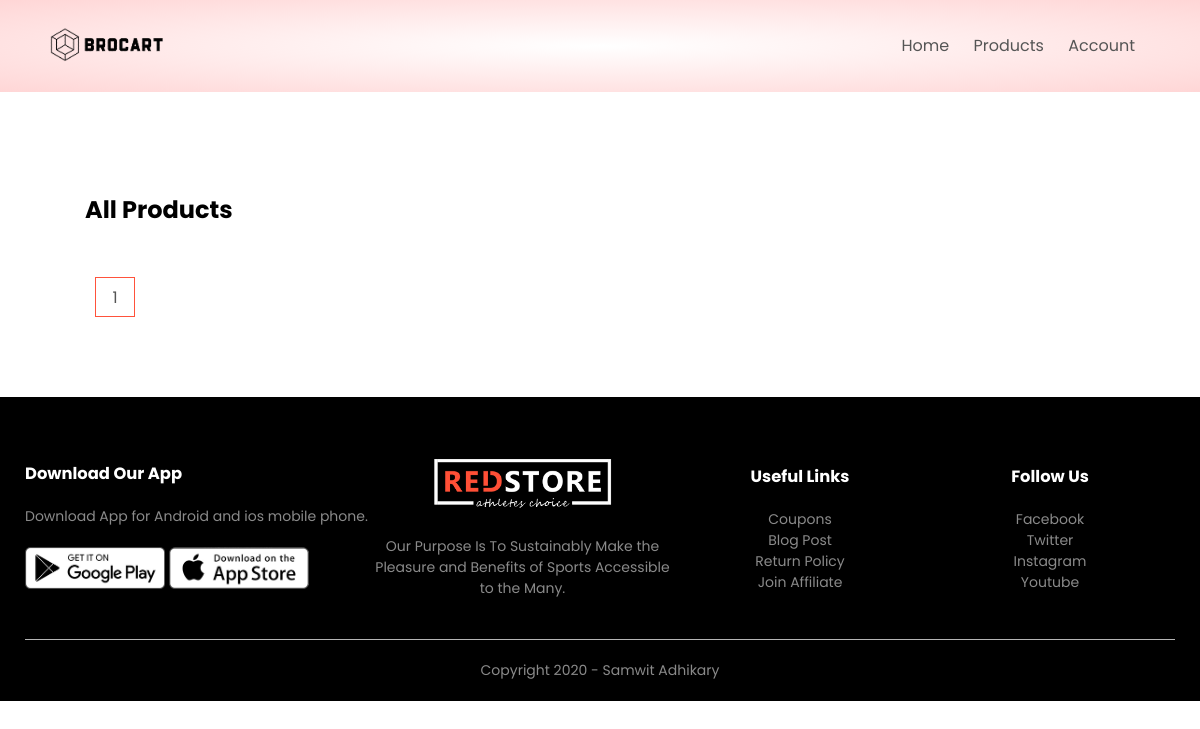
Page /products_list/?page=2 on the earlier database version.
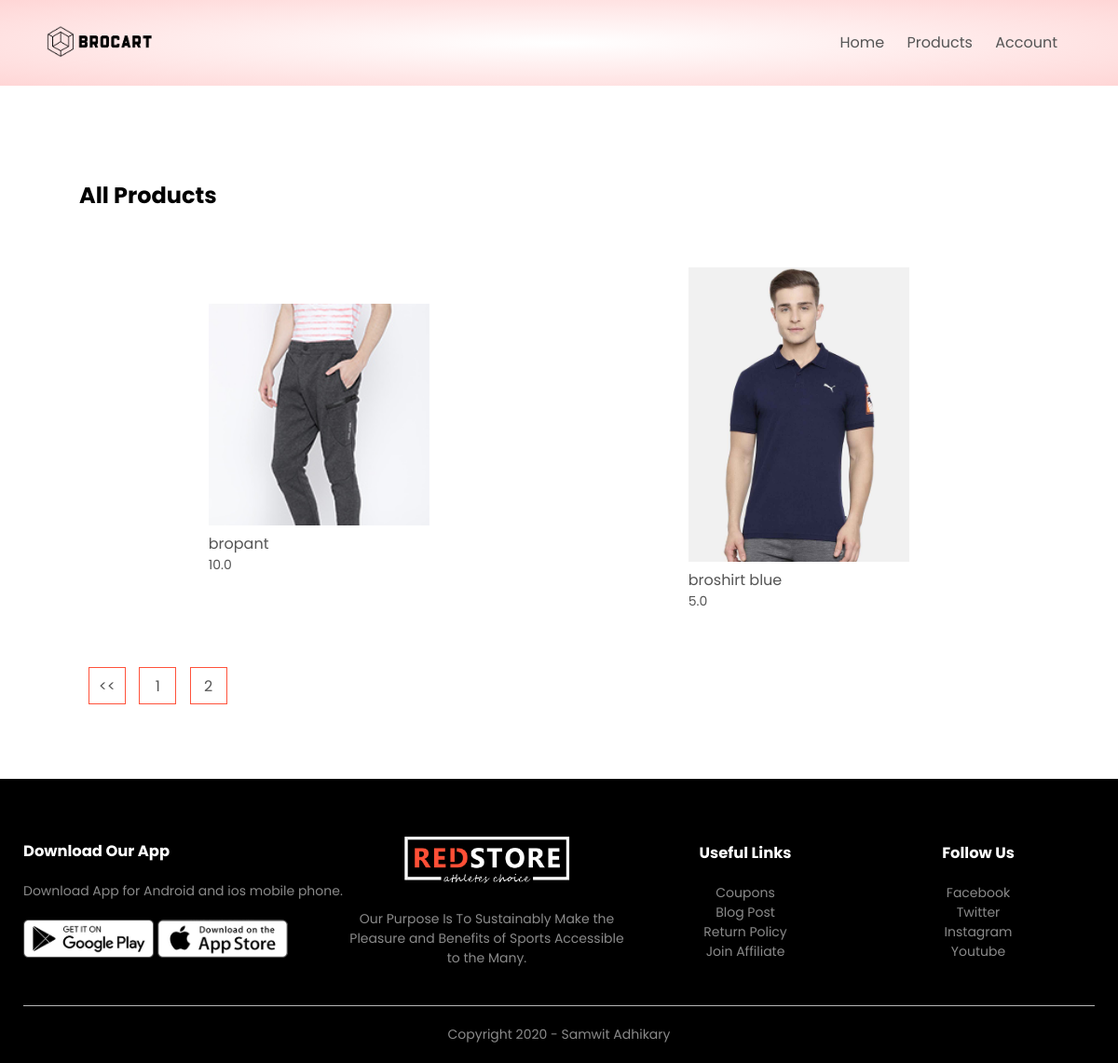
Same page on the later database version.
### products/models.py (models this page shows, shortened)
class Product(models.Model):
    LIVE = 1
    DELETE = 0
    DELETE_CHOICES = (
        (LIVE, 'LIVE'),
        (DELETE, 'DELETE'),
    )
    title = models.CharField(max_length=200)
    price = models.FloatField()
    description = models.TextField()
    image = models.ImageField(upload_to='products/')
    priority = models.IntegerField(default=0)
    delete_status = models.IntegerField(choices=DELETE_CHOICES, default=LIVE)
    created_at = models.DateTimeField(auto_now_add=True)
    updated_at = models.DateTimeField(auto_now=True)

### products/views.py (the view)
# urls.py: path('products_list/', views.list_products, name='products_list'),
def list_products(request):
    page = 1
    if request.GET:
        page = request.GET.get('page', 1)
    product_list = Product.objects.order_by('-priority')
    product_paginator = Paginator(product_list, 4)
    product_list = product_paginator.get_page(page)
    context = {
        'products' : product_list
    }
    return render(request, 'pages/products.html', context)

### products/templatetags/chunks.py (called while the page is built)
@register.filter(name = 'chunks')
def chunks(list_data, chunk_size):
    chunk = []
    i = 0
    for data in list_data:
        chunk.append(data)
        i += 1
        if i == chunk_size:
            yield chunk
            chunk = []
            i = 0
    if chunk:
        yield chunk

### templates/pages/products.html
{% extends 'blank_layout.html' %}
{% block content %}
        {% include 'sections/products/products_list_content.html' %}
{% endblock content %}

### templates/sections/products/products_list_content.html (shortened to what this page needs)
{% load static %}
{% load chunks %}
<div class="small-container">
    <div class="row row-2">
        <h2>All Products</h2>
    </div>
    {% for product_chunks in products|chunks:4 %}
        <div class="row chunk">
            {% for product in product_chunks %}
                <div class="product col-4">
                    <a href="{% url 'product_detail' product.id %}"><img src="{{ product.image.url }}"></a>
                    <h4>{{ product.title }}</h4>
                    <p>{{ product.price }}</p>
                </div>
            {% endfor %}
        </div>
    {% endfor %}
    <div class="page-btn">
        {% if products.has_previous %}
        <a href="?page={{ products.previous_page_number }}"><span> << </span></a>
        {% endif %}
        {% for i in products.paginator.page_range %}
        <a href="?page={{i}}"><span>{{i}}</span></a>
        {% endfor %}
    </div>
</div>

Differences in the rows shown:
added Product: image (picture), title "bropant", price "10.0"
added Product: image (picture), title "broshirt blue", price "5.0"
Other differences:
new list line: "2"
